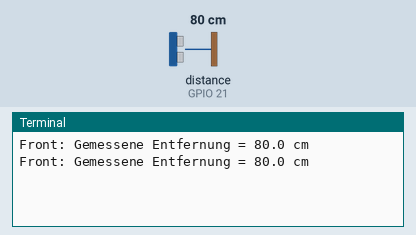
Simulated run of this program. Board: Raspberry Pi (BCM pin numbers). Shown: the last lines printed to the terminal. The test bench sets the inputs (shaded band); at power-on: distance to the obstacle (sensor on GPIO 21) 80 cm. The echo pulse lasts 58.3 µs per cm; the clock reads 2024-03-15 10:24:30 at power-on unless the program sets it.

Above: at 1.2 s.
1.3 s: distance to the obstacle (sensor on GPIO 21) set to 2 cm
At 2.6 s:
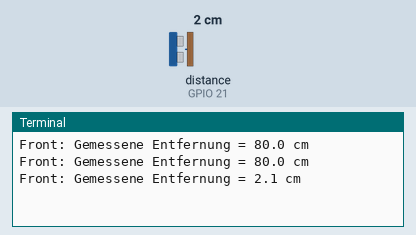
2.8 s: distance to the obstacle (sensor on GPIO 21) set to 4 cm
At 3.6 s:
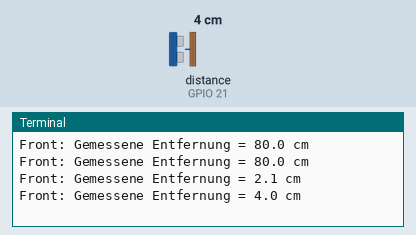
Timing chart, 0 to 5.8 s (numbered marks = the images above; inputs shaded):
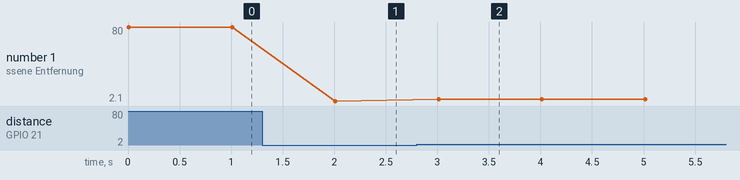

The program:

DistanceSensor.py
```python
#Bibliotheken einbinden
import RPi.GPIO as GPIO
import time


class DistanceSensor:
	def __init__(self,name,trigger,echo):
		self.SENSOR_NAME = name
		#GPIO Pins zuweisen
		self.GPIO_TRIGGER = trigger
		self.GPIO_ECHO = echo
		self.doSetup()

	def doSetup(self):
		#GPIO Modus (BOARD / BCM)
		GPIO.setmode(GPIO.BCM)

		#Richtung der GPIO-Pins festlegen (IN / OUT)
		GPIO.setup(self.GPIO_TRIGGER, GPIO.OUT)
		GPIO.setup(self.GPIO_ECHO, GPIO.IN)

	def getName(self):
		return self.SENSOR_NAME

	def measure(self):
    		# setze Trigger auf HIGH
    		GPIO.output(self.GPIO_TRIGGER, True)

    		# setze Trigger nach 0.01ms aus LOW
    		time.sleep(0.00001)
    		GPIO.output(self.GPIO_TRIGGER, False)

    		StartZeit = time.time()
    		StopZeit = time.time()

    		# speichere Startzeit
    		while GPIO.input(self.GPIO_ECHO) == 0:
        		StartZeit = time.time()

    		# speichere Ankunftszeit
    		while GPIO.input(self.GPIO_ECHO) == 1:
        		StopZeit = time.time()

    		# Zeit Differenz zwischen Start und Ankunft
    		TimeElapsed = StopZeit - StartZeit
    		# mit der Schallgeschwindigkeit (34300 cm/s) multiplizieren
    		# und durch 2 teilen, da hin und zurueck
    		distance = (TimeElapsed * 34300) / 2

    		return distance

	def close(self):
		GPIO.cleanup()

if __name__ == '__main__':

    sensor = DistanceSensor("Front",20,21)
    try:
        while True:
            abstand = sensor.measure()
            print (sensor.getName() + ": Gemessene Entfernung = %.1f cm" % abstand)
            time.sleep(1)

        # Beim Abbruch durch STRG+C resetten
    except KeyboardInterrupt:
        print("Messung vom User gestoppt")
        sensor.close()
```

Measured:
- after the input at 1.3 s, the terminal: prints a new line after 0.71 s (image 1)
- after the input at 2.8 s, the terminal: prints a new line after 0.21 s (image 2)
- plotted number 1: 80 → 2.1 after the input at 1.3 s, 2.1 → 4 after the input at 2.8 s
